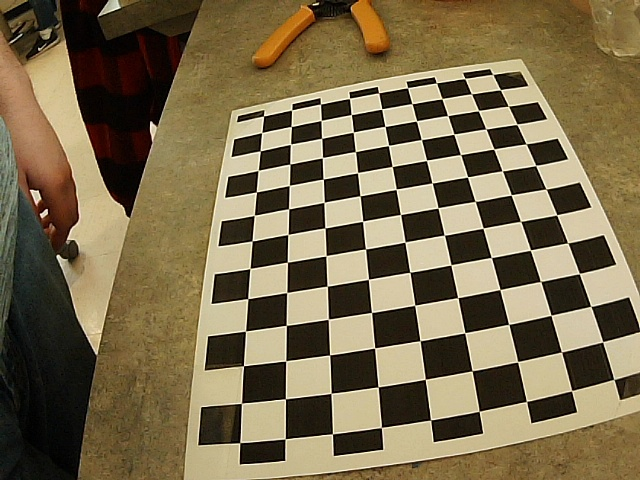
#> input picture capture/left/000009.jpg, 640 x 480 px, given in place of the camera
$ python EdgeDetectTest_single.py   (Python 2 division)
#> lines starting #> are read from the running program, lines starting #| are printed output that depends on the picture
#!/usr/bin/env python
# MIT License

# Copyright (c) 2017 Jetsonhacks

# Permission is hereby granted, free of charge, to any person obtaining a copy
# of this software and associated documentation files (the "Software"), to deal
# in the Software without restriction, including without limitation the rights
# to use, copy, modify, merge, publish, distribute, sublicense, and/or sell
# copies of the Software, and to permit persons to whom the Software is
# furnished to do so, subject to the following conditions:

# The above copyright notice and this permission notice shall be included in all
# copies or substantial portions of the Software.

# THE SOFTWARE IS PROVIDED "AS IS", WITHOUT WARRANTY OF ANY KIND, EXPRESS OR
# IMPLIED, INCLUDING BUT NOT LIMITED TO THE WARRANTIES OF MERCHANTABILITY,
# FITNESS FOR A PARTICULAR PURPOSE AND NONINFRINGEMENT. IN NO EVENT SHALL THE
# AUTHORS OR COPYRIGHT HOLDERS BE LIABLE FOR ANY CLAIM, DAMAGES OR OTHER
# LIABILITY, WHETHER IN AN ACTION OF CONTRACT, TORT OR OTHERWISE, ARISING FROM,
# OUT OF OR IN CONNECTION WITH THE SOFTWARE OR THE USE OR OTHER DEALINGS IN THE
# SOFTWARE.

import sys
import cv2
import numpy as np

def read_cam():
    # On versions of L4T previous to L4T 28.1, flip-method=2
    # Use the Jetson onboard camera
    cap = cv2.VideoCapture('/dev/video2')
    if cap.isOpened():
        windowName = "CannyDemo"
        cv2.namedWindow(windowName, cv2.WINDOW_NORMAL)
        cv2.resizeWindow(windowName,1280,720)
        cv2.moveWindow(windowName,0,0)
        cv2.setWindowTitle(windowName,"Canny Edge Detection")
        showWindow=3  # Show all stages
        showHelp = True
        font = cv2.FONT_HERSHEY_PLAIN
        helpText="'Esc' to Quit, '1' for Camera Feed, '2' for Canny Detection, '3' for All Stages. '4' to hide help"
        edgeThreshold=40
        showFullScreen = False
        while True:
            if cv2.getWindowProperty(windowName, 0) < 0: # Check to see if the user closed the window
                # This will fail if the user closed the window; Nasties get printed to the console
                break;
            ret_val, frame = cap.read();
#> frame is the input picture: shape (480, 640, 3); mean B, G, R 76.5, 106.7, 121
            hsv=cv2.cvtColor(frame, cv2.COLOR_BGR2GRAY)
            blur=cv2.GaussianBlur(hsv,(7,7),1.5)
            edges=cv2.Canny(blur,0,edgeThreshold)
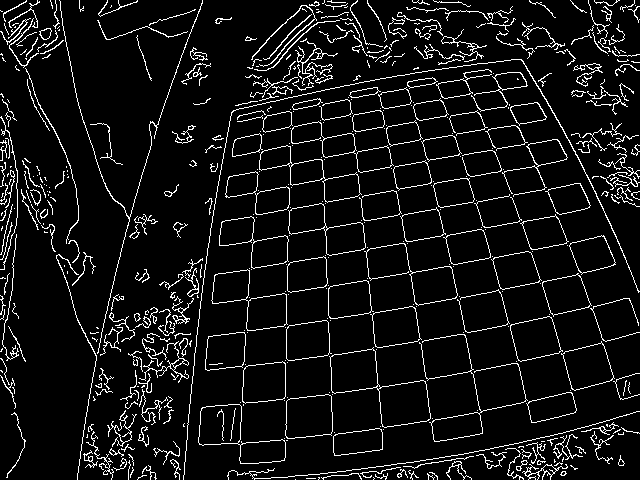
#> edges: shape (480, 640); 7.6% white in thin lines or dots
            if showWindow == 3:  # Need to show the 4 stages
                # Composite the 2x2 window
                # Feed from the camera is RGB, the others gray
                # To composite, convert gray images to color.
                # All images must be of the same type to display in a window
                frameRs=cv2.resize(frame, (640,360))
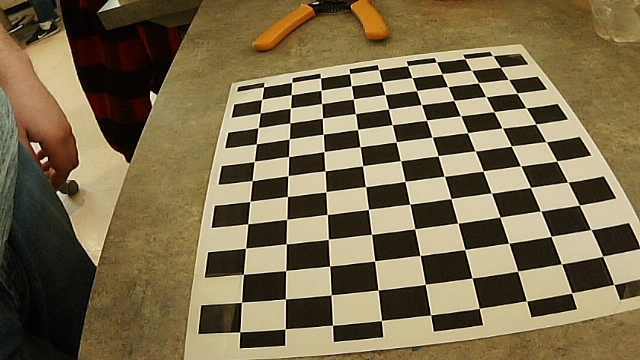
#> frameRs: shape (360, 640, 3); mean B, G, R 76.5, 106.7, 121
                hsvRs=cv2.resize(hsv,(640,360))
                vidBuf = np.concatenate((frameRs, cv2.cvtColor(hsvRs,cv2.COLOR_GRAY2BGR)), axis=1)
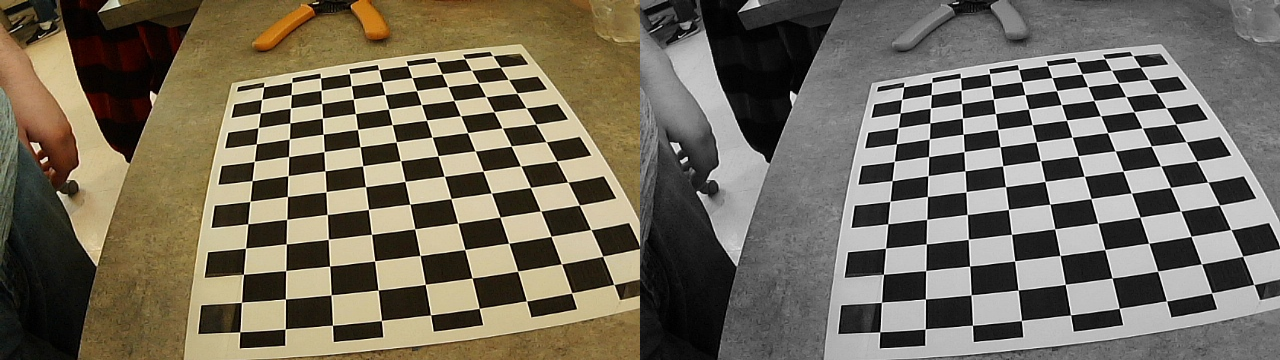
#> vidBuf: shape (360, 1280, 3); mean B, G, R 92, 107.1, 114.3
                blurRs=cv2.resize(blur,(640,360))
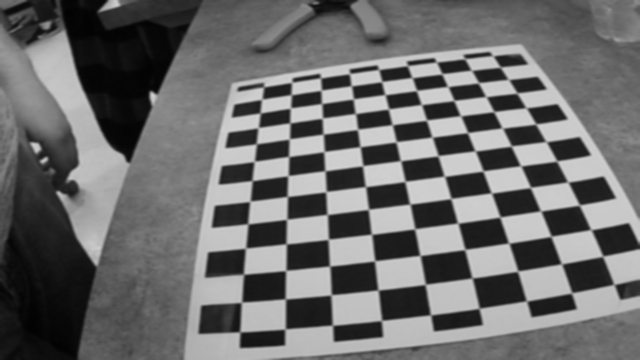
#> blurRs: shape (360, 640); min 2, max 213, mean 107.6
                edgesRs=cv2.resize(edges,(640,360))
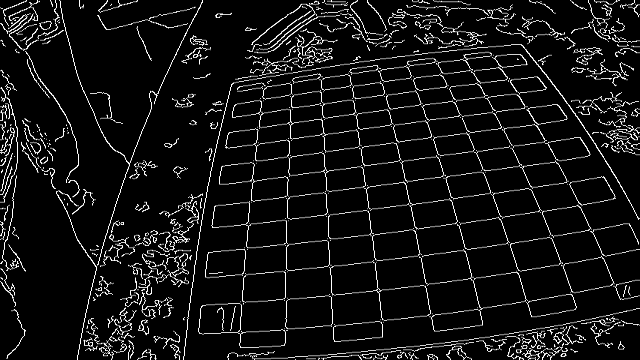
#> edgesRs: shape (360, 640); min 0, max 255, mean 19.3
                vidBuf1 = np.concatenate( (cv2.cvtColor(blurRs,cv2.COLOR_GRAY2BGR),cv2.cvtColor(edgesRs,cv2.COLOR_GRAY2BGR)), axis=1)
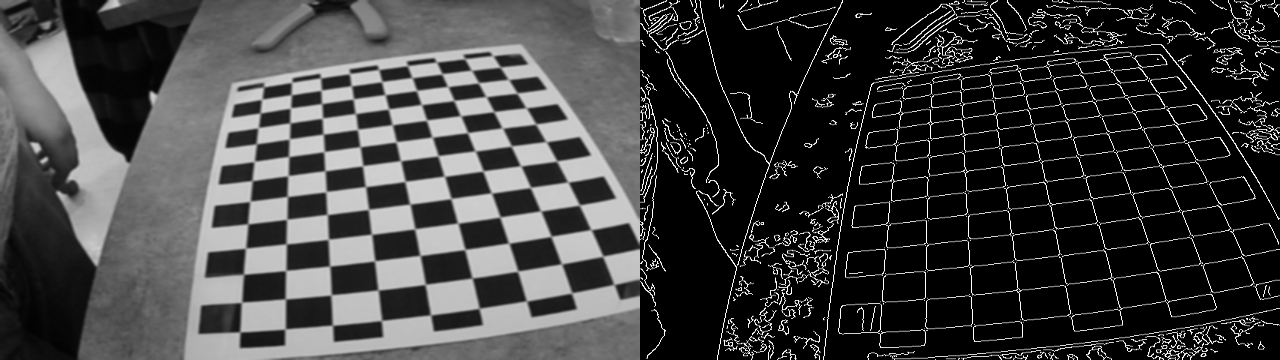
#> vidBuf1: shape (360, 1280, 3); min 0, max 255, mean 63.5
                vidBuf = np.concatenate( (vidBuf, vidBuf1), axis=0)
#> vidBuf: shape (720, 1280, 3)

            if showWindow==1: # Show Camera Frame
                displayBuf = frame
            elif showWindow == 2: # Show Canny Edge Detection
                displayBuf = edges
            elif showWindow == 3: # Show All Stages
                displayBuf = vidBuf

            if showHelp == True:
                cv2.putText(displayBuf, helpText, (11,20), font, 1.0, (32,32,32), 4, cv2.LINE_AA)
                cv2.putText(displayBuf, helpText, (10,20), font, 1.0, (240,240,240), 1, cv2.LINE_AA)
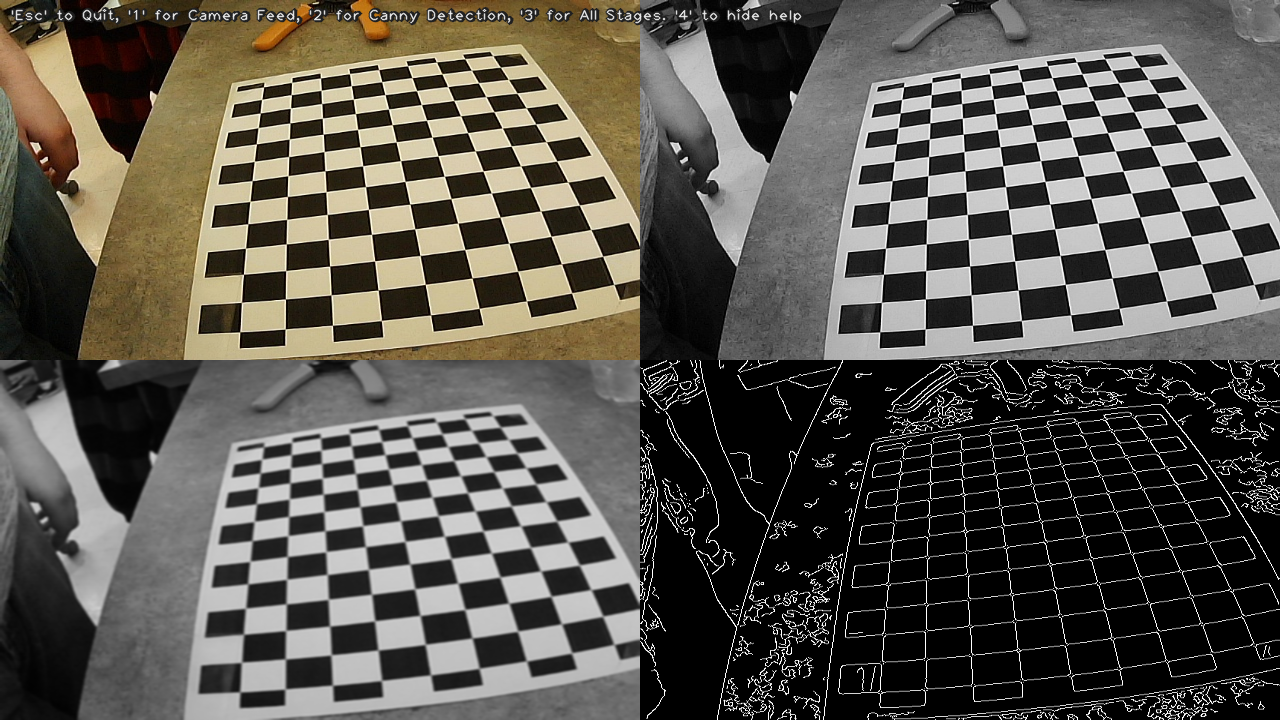
#> displayBuf: shape (720, 1280, 3); mean B, G, R 78.1, 85.4, 88.8
            cv2.imshow(windowName,displayBuf)
            key=cv2.waitKey(10)
#> (key Esc is pressed here)
            if key == 27: # Check for ESC key
                cv2.destroyAllWindows()
                break ;
            elif key==49: # 1 key, show frame
                cv2.setWindowTitle(windowName,"Camera Feed")
                showWindow=1
            elif key==50: # 2 key, show Canny
                cv2.setWindowTitle(windowName,"Canny Edge Detection")
                showWindow=2
            elif key==51: # 3 key, show Stages
                cv2.setWindowTitle(windowName,"Camera, Gray scale, Gaussian Blur, Canny Edge Detection")
                showWindow=3
            elif key==52: # 4 key, toggle help
                showHelp = not showHelp
            elif key==44: # , lower canny edge threshold
                edgeThreshold=max(0,edgeThreshold-1)
                print 'Canny Edge Threshold Maximum: ',edgeThreshold
            elif key==46: # , raise canny edge threshold
                edgeThreshold=edgeThreshold+1
                print 'Canny Edge Threshold Maximum: ', edgeThreshold
            elif key==74: # Toggle fullscreen; This is the F3 key on this particular keyboard
                # Toggle full screen mode
                if showFullScreen == False :
                    cv2.setWindowProperty(windowName, cv2.WND_PROP_FULLSCREEN, cv2.WINDOW_FULLSCREEN)
                else:
                    cv2.setWindowProperty(windowName, cv2.WND_PROP_FULLSCREEN, cv2.WINDOW_NORMAL)
                showFullScreen = not showFullScreen

    else:
     print "camera open failed"


if __name__ == '__main__':
    read_cam()

$ run again, on capture/left/000010.jpg
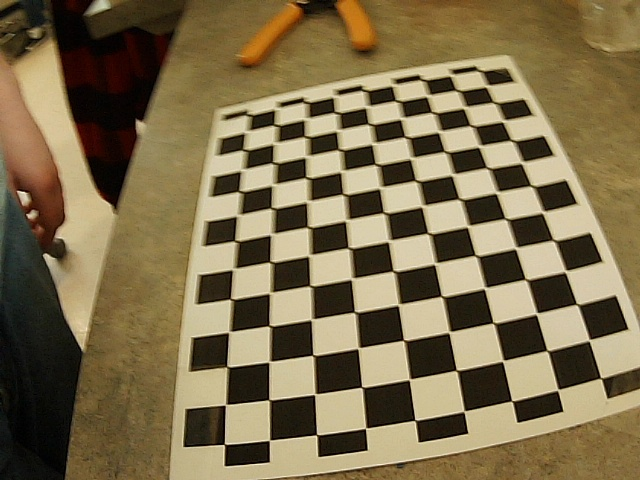
#> input picture capture/left/000010.jpg, 640 x 480 px, given in place of the camera
#> in read_cam, frame is the input picture: shape (480, 640, 3); mean B, G, R 76.7, 109.3, 124.5
#> in read_cam, `edges=cv2.Canny(blur,0,edgeThreshold)`:
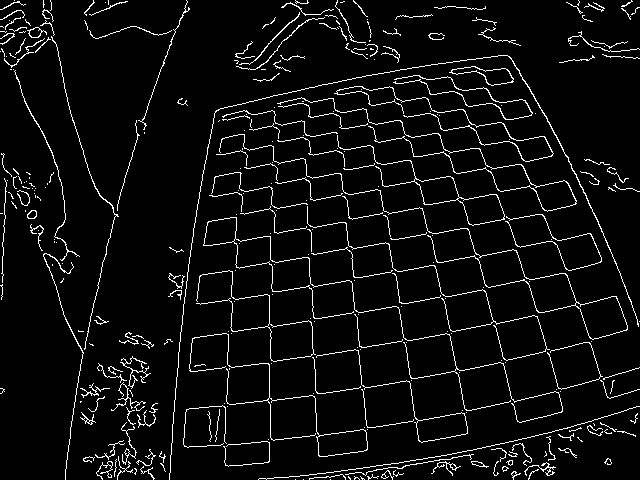
#> edges: shape (480, 640); 5.3% white in thin lines or dots
#> in read_cam, `cv2.putText(displayBuf, helpText, (10,20), font, 1.0, (240,240,240), 1..`:
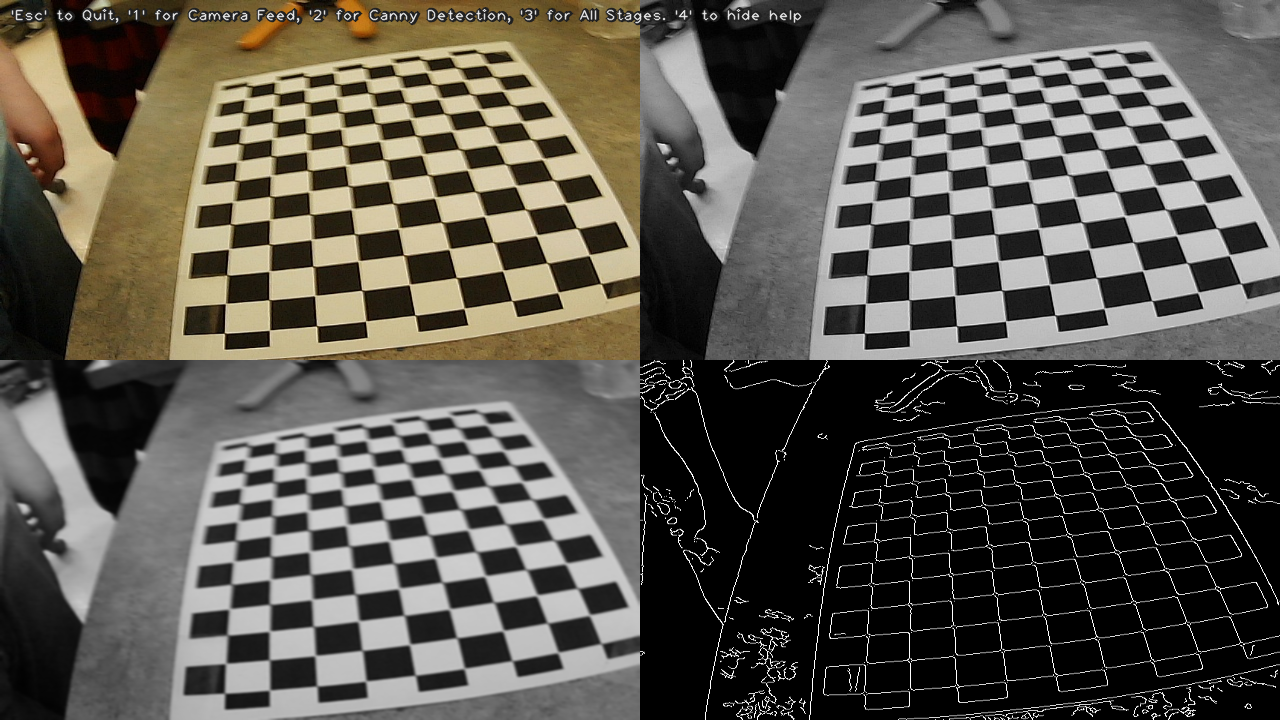
#> displayBuf: shape (720, 1280, 3); mean B, G, R 77.9, 85.8, 89.5

$ run again, on capture/left/000011.jpg
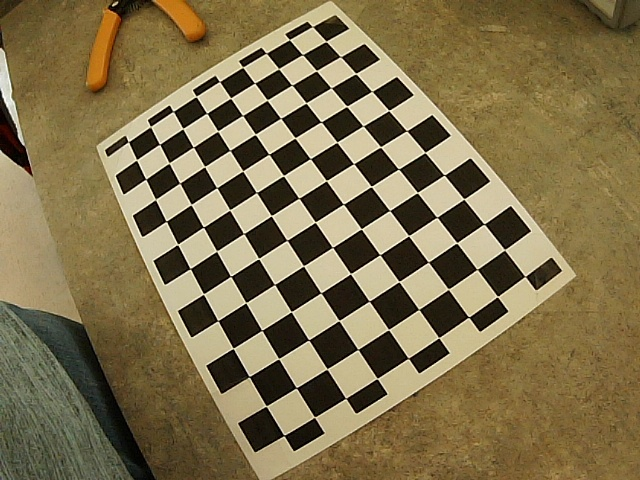
#> input picture capture/left/000011.jpg, 640 x 480 px, given in place of the camera
#> in read_cam, frame is the input picture: shape (480, 640, 3); mean B, G, R 76, 111.6, 126.1
#> in read_cam, `edges=cv2.Canny(blur,0,edgeThreshold)`:
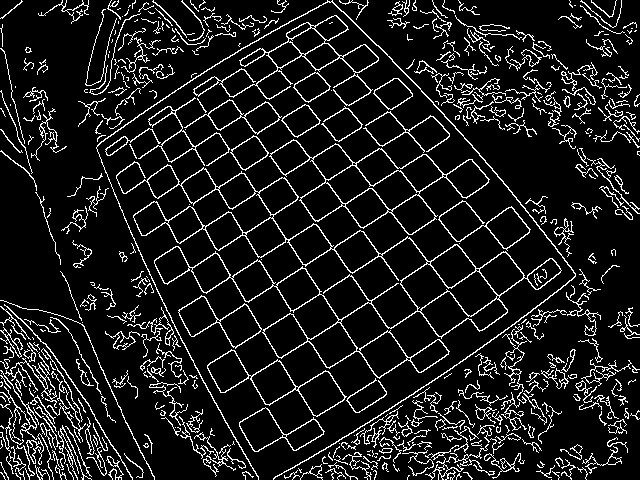
#> edges: shape (480, 640); 10.8% white in thin lines or dots
#> in read_cam, `cv2.putText(displayBuf, helpText, (10,20), font, 1.0, (240,240,240), 1..`:
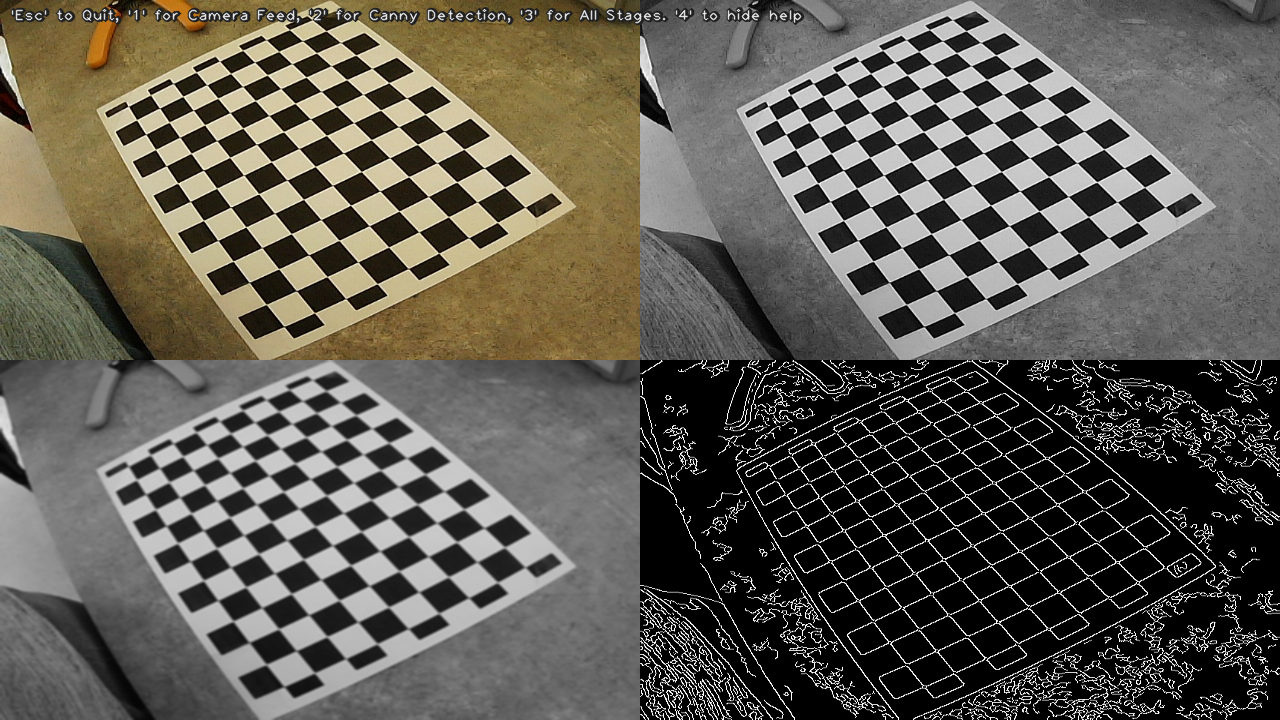
#> displayBuf: shape (720, 1280, 3); mean B, G, R 82, 90.6, 94.1

$ run again, on capture/left/000012.jpg
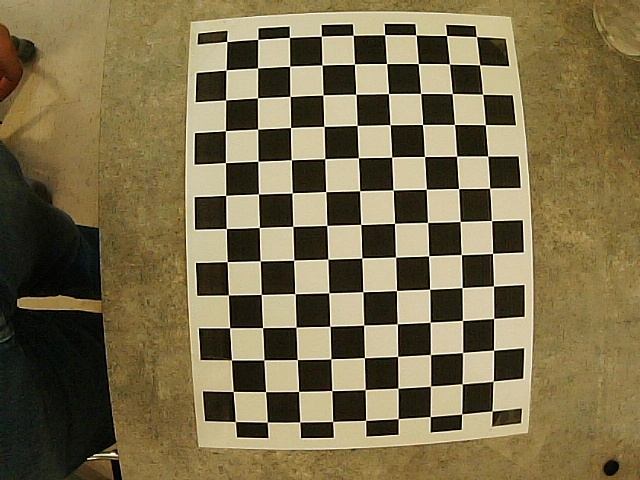
#> input picture capture/left/000012.jpg, 640 x 480 px, given in place of the camera
#> in read_cam, frame is the input picture: shape (480, 640, 3); mean B, G, R 75.7, 109.4, 122.3
#> edges: shape (480, 640); 8.1% white in thin lines or dots
#> in read_cam, `cv2.putText(displayBuf, helpText, (10,20), font, 1.0, (240,240,240), 1..`:
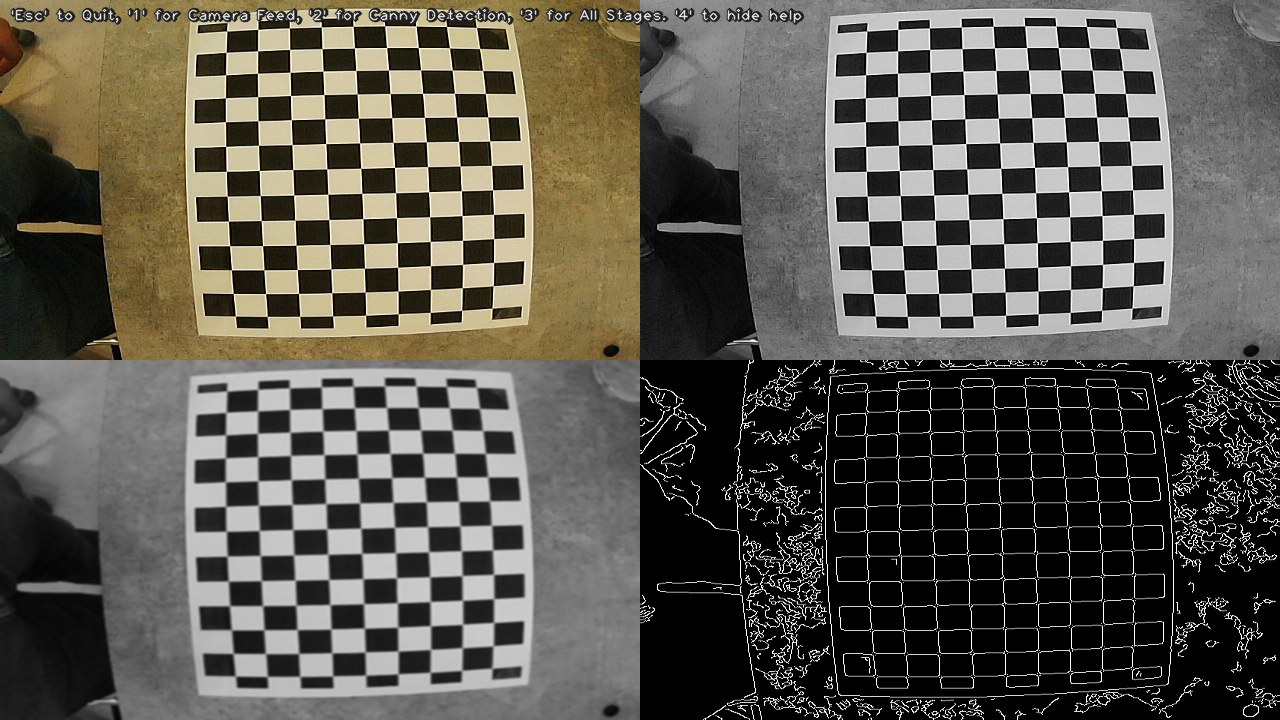
#> displayBuf: shape (720, 1280, 3); mean B, G, R 78.6, 86.7, 89.9
